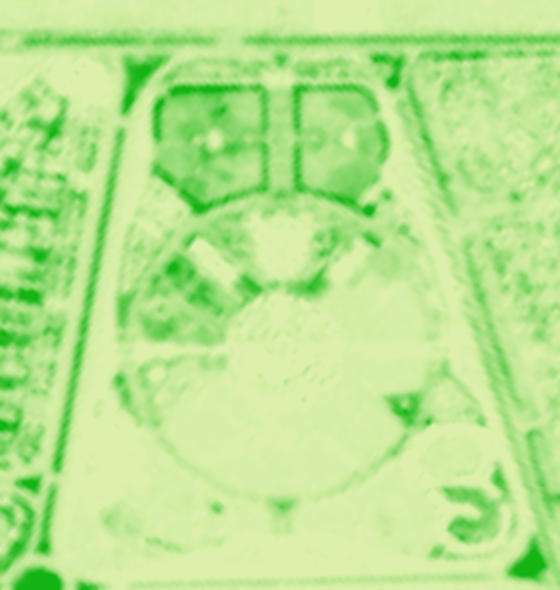
#> input picture references/geodata/ndvi_s2_20260916_blender_frame.png, 560 x 590 px
$ python v15_iceplant_tint.py ../references/geodata/ndvi_s2_20260916_blender_frame.png
#> lines starting #> are read from the running program, lines starting #| are printed output that depends on the picture
"""Reproduce the V15 greener derived albedo of the CC0 Poly Haven crystalline_iceplant (1K)."""
import sys
from pathlib import Path
import numpy as np
from PIL import Image, ImageEnhance
src = Path(sys.argv[1] if len(sys.argv) > 1 else 'references/assets/crystalline_iceplant/textures/crystalline_iceplant_diff_1k.jpg')
a = np.asarray(Image.open(src).convert('RGB')).astype(np.float32) / 255.0 * np.array([0.80, 1.0, 0.74])
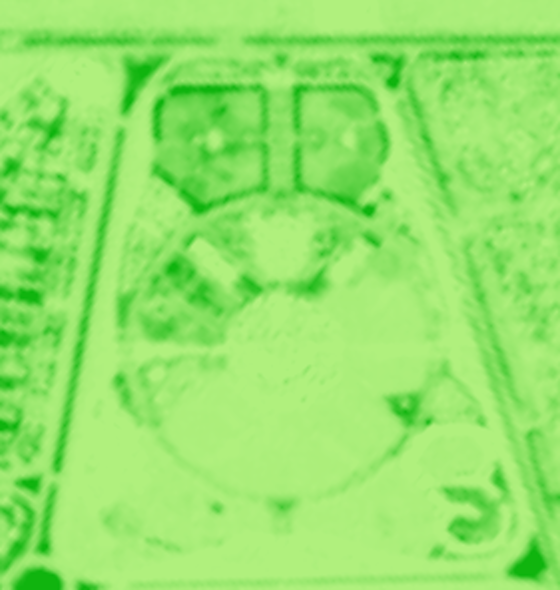
#> a: shape (590, 560, 3) float64; mean R, G, B 0.575, 0.897, 0.413
im = ImageEnhance.Color(Image.fromarray((np.clip(a, 0, 1) * 255).astype(np.uint8))).enhance(1.15)
out = src.with_name(src.name.replace('_diff_1k.jpg', '_diff_1k_v15green.jpg'))
im.save(out, quality=95)
print(out)
